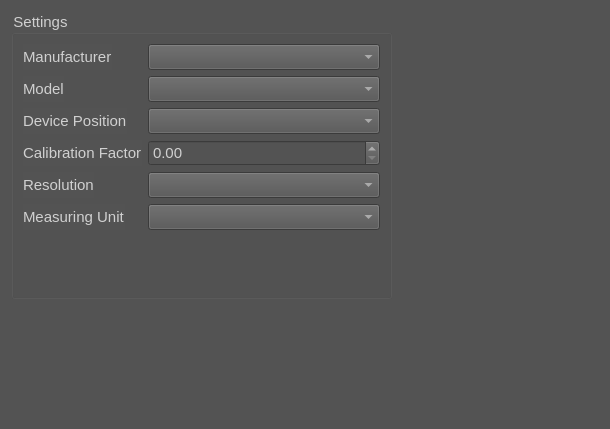
<?xml version="1.0" encoding="UTF-8"?>
<ui version="4.0">
 <class>DapConfigurationWidget</class>
 <widget class="QWidget" name="DapConfigurationWidget">
  <property name="geometry">
   <rect>
    <x>0</x>
    <y>0</y>
    <width>610</width>
    <height>429</height>
   </rect>
  </property>
  <property name="sizePolicy">
   <sizepolicy hsizetype="Preferred" vsizetype="MinimumExpanding">
    <horstretch>0</horstretch>
    <verstretch>0</verstretch>
   </sizepolicy>
  </property>
  <property name="windowTitle">
   <string>Form</string>
  </property>
  <property name="styleSheet">
   <string notr="true">color: rgb(208, 208, 208);
background-color: rgb(83, 83, 83);</string>
  </property>
  <widget class="QGroupBox" name="settingGroupBox">
   <property name="geometry">
    <rect>
     <x>11</x>
     <y>11</y>
     <width>381</width>
     <height>288</height>
    </rect>
   </property>
   <property name="sizePolicy">
    <sizepolicy hsizetype="MinimumExpanding" vsizetype="Preferred">
     <horstretch>0</horstretch>
     <verstretch>0</verstretch>
    </sizepolicy>
   </property>
   <property name="font">
    <font>
     <pointsize>11</pointsize>
    </font>
   </property>
   <property name="title">
    <string>Settings</string>
   </property>
   <layout class="QFormLayout" name="formLayout">
    <item row="0" column="0">
     <widget class="QLabel" name="manufacturerLbl">
      <property name="font">
       <font>
        <pointsize>11</pointsize>
       </font>
      </property>
      <property name="text">
       <string>Manufacturer</string>
      </property>
     </widget>
    </item>
    <item row="0" column="1">
     <widget class="QComboBox" name="manufacturerComboBox">
      <property name="font">
       <font>
        <pointsize>11</pointsize>
       </font>
      </property>
      <item>
       <property name="text">
        <string/>
       </property>
      </item>
      <item>
       <property name="text">
        <string>VacuTec</string>
       </property>
      </item>
     </widget>
    </item>
    <item row="1" column="0">
     <widget class="QLabel" name="modelLbl">
      <property name="font">
       <font>
        <pointsize>11</pointsize>
       </font>
      </property>
      <property name="text">
       <string>Model</string>
      </property>
     </widget>
    </item>
    <item row="1" column="1">
     <widget class="QComboBox" name="modelComboBox">
      <property name="font">
       <font>
        <pointsize>11</pointsize>
       </font>
      </property>
      <item>
       <property name="text">
        <string/>
       </property>
      </item>
      <item>
       <property name="text">
        <string>VacuDAP</string>
       </property>
      </item>
     </widget>
    </item>
    <item row="2" column="0">
     <widget class="QLabel" name="devicePositionLbl">
      <property name="font">
       <font>
        <pointsize>11</pointsize>
       </font>
      </property>
      <property name="text">
       <string>Device Position</string>
      </property>
     </widget>
    </item>
    <item row="2" column="1">
     <widget class="QComboBox" name="devicePositionComboBox">
      <property name="font">
       <font>
        <pointsize>11</pointsize>
       </font>
      </property>
      <item>
       <property name="text">
        <string/>
       </property>
      </item>
      <item>
       <property name="text">
        <string>Above Table</string>
       </property>
      </item>
      <item>
       <property name="text">
        <string>Below Table</string>
       </property>
      </item>
     </widget>
    </item>
    <item row="3" column="0">
     <widget class="QLabel" name="calibrationFactorLbl">
      <property name="font">
       <font>
        <pointsize>11</pointsize>
       </font>
      </property>
      <property name="text">
       <string>Calibration Factor</string>
      </property>
     </widget>
    </item>
    <item row="5" column="0">
     <widget class="QLabel" name="resolutionLbl">
      <property name="font">
       <font>
        <pointsize>11</pointsize>
       </font>
      </property>
      <property name="text">
       <string>Resolution</string>
      </property>
     </widget>
    </item>
    <item row="5" column="1">
     <widget class="QComboBox" name="resolutionComboBox">
      <property name="font">
       <font>
        <pointsize>11</pointsize>
       </font>
      </property>
      <item>
       <property name="text">
        <string/>
       </property>
      </item>
      <item>
       <property name="text">
        <string>High DAP-rate</string>
       </property>
      </item>
      <item>
       <property name="text">
        <string>High Resolution</string>
       </property>
      </item>
     </widget>
    </item>
    <item row="6" column="0">
     <widget class="QLabel" name="measureingUnitLbl">
      <property name="font">
       <font>
        <pointsize>11</pointsize>
       </font>
      </property>
      <property name="text">
       <string>Measuring Unit</string>
      </property>
     </widget>
    </item>
    <item row="6" column="1">
     <widget class="QComboBox" name="measuringUnitComboBox">
      <property name="font">
       <font>
        <pointsize>11</pointsize>
       </font>
      </property>
      <item>
       <property name="text">
        <string/>
       </property>
      </item>
      <item>
       <property name="text">
        <string>Gy*cm²</string>
       </property>
      </item>
      <item>
       <property name="text">
        <string>Gy*m²</string>
       </property>
      </item>
     </widget>
    </item>
    <item row="3" column="1">
     <widget class="QDoubleSpinBox" name="calibrationFactorDoubleSpinBox">
      <property name="font">
       <font>
        <pointsize>11</pointsize>
       </font>
      </property>
     </widget>
    </item>
   </layout>
  </widget>
 </widget>
 <resources/>
 <connections/>
</ui>
